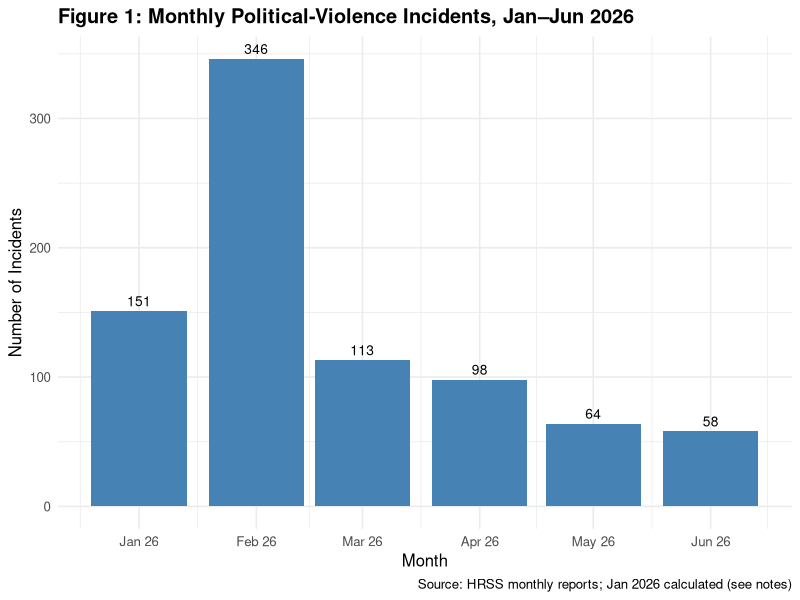
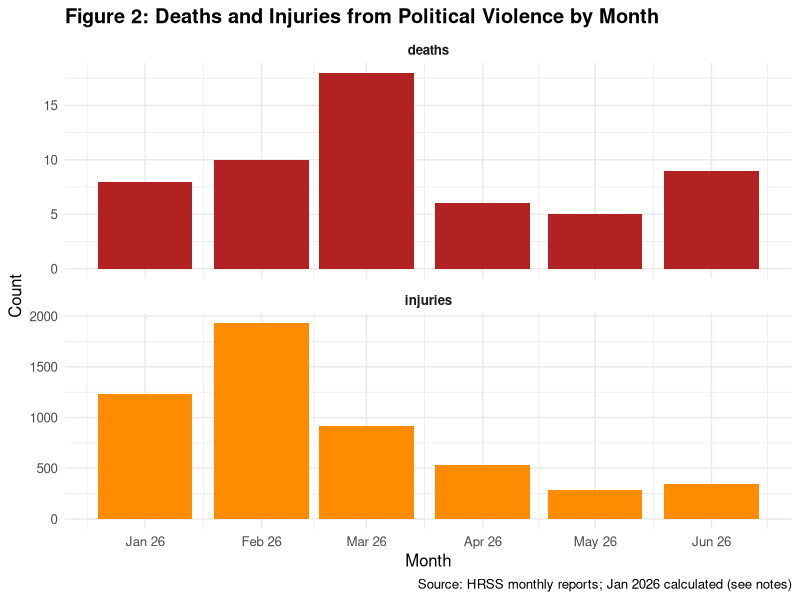
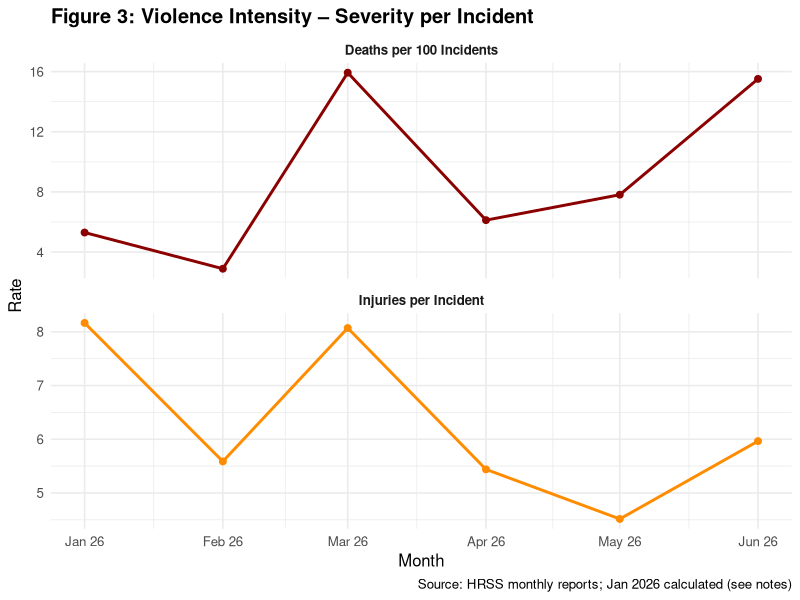
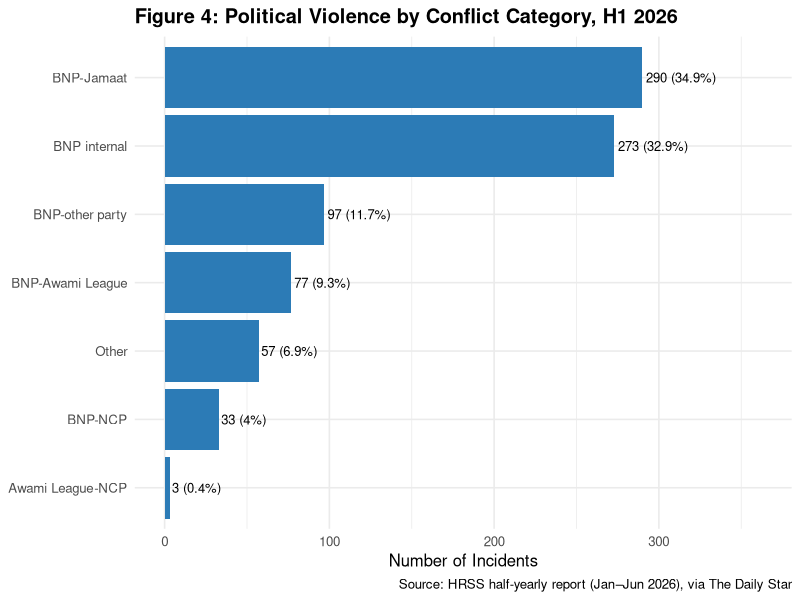

These charts were generated, in order, by the following R code:
# =============================================================================
# Project: Political Violence in Bangladesh, January–June 2026
# Author:  M. Mezbah Uddin Khan
#
# All incidents/deaths/injuries figures are drawn from Human Rights Support
# Society (HRSS) monthly/quarterly/half-yearly reports as covered by The Daily
# Star, The Business Standard, and Bangla Tribune, or fetched directly from
# hrssbd.org. January 2026 is CALCULATED (Q1 total minus the directly-reported
# February and March figures) because no standalone HRSS January 2026 monthly
# report could be located; this is flagged explicitly and the six months
# reconcile exactly to the independently reported half-year total
# (830 / 56 / 5,246), which cross-validates the calculation.
# =============================================================================

library(tidyverse)
library(lubridate)
library(scales)

# Create output folders if they do not exist
dir.create("output",  showWarnings = FALSE)
dir.create("figures", showWarnings = FALSE)

# -----------------------------------------------------------------------------
# 1. Data
# -----------------------------------------------------------------------------
months_data <- tibble::tribble(
  ~month_label, ~incidents, ~deaths, ~injuries, ~source_type,
  "Jan 2026", 151,  8, 1233, "Calculated (Q1 total minus Feb & Mar)",
  "Feb 2026", 346, 10, 1933, "Directly reported (HRSS via Daily Star, 5 Mar 2026)",
  "Mar 2026", 113, 18,  912, "Directly reported (HRSS primary report, 3 Apr 2026)",
  "Apr 2026",  98,  6,  533, "Directly reported (HRSS monthly report, 5 May 2026)",
  "May 2026",  64,  5,  289, "Directly reported (HRSS via TBS, 5 Jun 2026)",
  "Jun 2026",  58,  9,  346, "Directly reported (HRSS via TBS, 2 Jul 2026)"
)

df <- months_data %>%
  mutate(
    date_obj    = my(month_label),
    death_rate  = (deaths / incidents) * 100,
    injury_rate = injuries / incidents
  ) %>%
  arrange(date_obj)

write_csv(df, "output/monthly_dataset_verified.csv")

cat("\n== Reconciliation check against HRSS half-yearly report ==\n")
cat("Sum incidents:", sum(df$incidents), "(HRSS half-yearly report: 830)\n")
cat("Sum deaths:   ", sum(df$deaths),    "(HRSS half-yearly report: 56)\n")
cat("Sum injuries: ", sum(df$injuries),  "(HRSS half-yearly report: 5,246)\n")

# -----------------------------------------------------------------------------
# 2. Party-conflict configuration (H1 2026 aggregate, directly reported)
# -----------------------------------------------------------------------------
composition_h1 <- tibble::tribble(
  ~category,          ~incidents,
  "BNP internal",      273,
  "BNP-Jamaat",        290,
  "BNP-Awami League",   77,
  "BNP-NCP",            33,
  "Awami League-NCP",    3,
  "BNP-other party",    97,
  "Other",              57
) %>%
  mutate(share_pct = round(incidents / sum(incidents) * 100, 1))

write_csv(composition_h1, "output/table_composition_h1.csv")
cat("\n== H1 2026 conflict configuration (directly reported) ==\n")
print(composition_h1)
cat("Sum check:", sum(composition_h1$incidents), "(expect 830)\n")

# Monthly party breakdown – ONLY for months where HRSS reported it
# (Feb, Mar, May, Jun). Jan and Apr breakdowns were not available.
monthly_composition <- tibble::tribble(
  ~month_label, ~category,           ~incidents, ~deaths, ~injuries,
  "Feb 2026", "BNP internal",     95, 8, 599,
  "Feb 2026", "BNP-Jamaat",      191, 1, 998,
  "Mar 2026", "BNP internal",     45, 9, 501,
  "Mar 2026", "BNP-Jamaat",       16, 5, 109,
  "Mar 2026", "BNP-Awami League", 22, 2, 156,
  "Mar 2026", "BNP-NCP",           2, 0,  11,
  "Mar 2026", "BNP-other party",  21, 0,  39,
  "Mar 2026", "Other",             7, 2,  96,
  "May 2026", "BNP internal",     18, 0, 114,
  "May 2026", "BNP-Jamaat",       10, 1,  49,
  "May 2026", "BNP-Awami League", 14, 2,  72,
  "Jun 2026", "BNP internal",     21, 3, 146,
  "Jun 2026", "BNP-Jamaat",        8, 2,  36,
  "Jun 2026", "BNP-Awami League", 14, 2, 115,
  "Jun 2026", "BNP-NCP",           5, 0,  18,
  "Jun 2026", "BNP-other party",   5, 0,   9,
  "Jun 2026", "Other",             5, 2,  22
)
write_csv(monthly_composition, "output/monthly_composition_partial.csv")

# -----------------------------------------------------------------------------
# 3. Descriptive statistics (N = 6 – explicitly noted as a small sample)
# -----------------------------------------------------------------------------
desc_vars <- c("incidents", "deaths", "injuries", "death_rate", "injury_rate")
desc_table <- df %>%
  select(all_of(desc_vars)) %>%
  summarise(across(everything(), list(
    Mean   = ~mean(.x),
    Median = ~median(.x),
    Min    = ~min(.x),
    Max    = ~max(.x),
    SD     = ~sd(.x)
  ))) %>%
  pivot_longer(everything(), names_to = c("Variable", ".value"),
               names_sep = "_(?=[^_]+$)") %>%
  mutate(across(where(is.numeric), ~round(.x, 2)))

cat("\n== Table 1: Descriptive statistics (N = 6 months) ==\n")
print(desc_table, n = Inf)
write_csv(desc_table, "output/table1_descriptive_stats.csv")

# -----------------------------------------------------------------------------
# 4. Year-on-year comparison (H1 2026 vs H1 2025)
# -----------------------------------------------------------------------------
yoy <- tibble::tribble(
  ~Indicator, ~`H1 2025`, ~`H1 2026`, ~`Pct change`,
  "Incidents", 529, 830, round((830 - 529) / 529 * 100, 1),
  "Deaths",     79,  56, round((56 - 79) / 79 * 100, 1),
  "Injuries", 4124, 5246, round((5246 - 4124) / 4124 * 100, 1)
)
cat("\n== Table 2: Year-on-year comparison ==\n")
print(yoy)
write_csv(yoy, "output/table2_yoy_comparison.csv")

# -----------------------------------------------------------------------------
# 5. Exploratory correlation (association only, N = 6 – indicative)
# -----------------------------------------------------------------------------
cor_inc_deaths   <- cor(df$incidents, df$deaths)
cor_inc_injuries <- cor(df$incidents, df$injuries)
cat(sprintf("\nIncidents vs deaths:   r = %.3f (N = 6, indicative only)\n", cor_inc_deaths))
cat(sprintf("Incidents vs injuries: r = %.3f (N = 6, indicative only)\n", cor_inc_injuries))

# -----------------------------------------------------------------------------
# 6. Figures
# -----------------------------------------------------------------------------
theme_brief <- theme_minimal(base_size = 12) +
  theme(plot.title = element_text(face = "bold"), legend.position = "bottom")

src_caption <- "Source: HRSS monthly reports; Jan 2026 calculated (see notes)"

# Figure 1: monthly incidents
fig1 <- ggplot(df, aes(x = date_obj, y = incidents)) +
  geom_col(fill = "steelblue") +
  geom_text(aes(label = incidents), vjust = -0.5, size = 3.5) +
  scale_x_date(date_breaks = "1 month", date_labels = "%b %y") +
  labs(title = "Figure 1: Monthly Political-Violence Incidents, Jan–Jun 2026",
       x = "Month", y = "Number of Incidents", caption = src_caption) +
  theme_brief
ggsave("figures/figure1_monthly_incidents.png", fig1, width = 8, height = 5, dpi = 150)

# Figure 2: deaths and injuries by month
df_long <- df %>%
  select(date_obj, deaths, injuries) %>%
  pivot_longer(c(deaths, injuries), names_to = "metric", values_to = "count") %>%
  mutate(metric = factor(metric, levels = c("deaths", "injuries")))

fig2 <- ggplot(df_long, aes(x = date_obj, y = count, fill = metric)) +
  geom_col() +
  facet_wrap(~metric, scales = "free_y", ncol = 1) +
  scale_x_date(date_breaks = "1 month", date_labels = "%b %y") +
  scale_fill_manual(values = c(deaths = "firebrick", injuries = "darkorange")) +
  labs(title = "Figure 2: Deaths and Injuries from Political Violence by Month",
       x = "Month", y = "Count", caption = src_caption) +
  theme_brief +
  theme(legend.position = "none", strip.text = element_text(face = "bold"))
ggsave("figures/figure2_deaths_injuries.png", fig2, width = 8, height = 6.5, dpi = 150)

# Figure 3: severity rates
df_rates <- df %>%
  select(date_obj, death_rate, injury_rate) %>%
  pivot_longer(c(death_rate, injury_rate), names_to = "rate_type", values_to = "value")

fig3 <- ggplot(df_rates, aes(x = date_obj, y = value, color = rate_type)) +
  geom_line(linewidth = 1) +
  geom_point(size = 2) +
  facet_wrap(~rate_type, scales = "free_y", ncol = 1,
             labeller = as_labeller(c(
               death_rate  = "Deaths per 100 Incidents",
               injury_rate = "Injuries per Incident"
             ))) +
  scale_x_date(date_breaks = "1 month", date_labels = "%b %y") +
  scale_color_manual(values = c(death_rate = "darkred", injury_rate = "darkorange")) +
  labs(title = "Figure 3: Violence Intensity – Severity per Incident",
       x = "Month", y = "Rate", caption = src_caption) +
  theme_brief +
  theme(legend.position = "none", strip.text = element_text(face = "bold"))
ggsave("figures/figure3_severity_rates.png", fig3, width = 8, height = 6, dpi = 150)

# Figure 4: H1 2026 conflict configuration
comp_plot <- composition_h1 %>%
  mutate(category = fct_reorder(category, incidents))

fig4 <- ggplot(comp_plot, aes(x = category, y = incidents)) +
  geom_col(fill = "#2c7bb6") +
  geom_text(aes(label = paste0(incidents, " (", share_pct, "%)")),
            hjust = -0.05, size = 3.3) +
  coord_flip(clip = "off") +
  expand_limits(y = max(comp_plot$incidents) * 1.25) +
  labs(title = "Figure 4: Political Violence by Conflict Category, H1 2026",
       x = NULL, y = "Number of Incidents",
       caption = "Source: HRSS half-yearly report (Jan–Jun 2026), via The Daily Star") +
  theme_brief +
  theme(legend.position = "none")
ggsave("figures/figure4_composition.png", fig4, width = 8, height = 5, dpi = 150)

cat("\nAll figures and tables written to output/ and figures/.\n")
